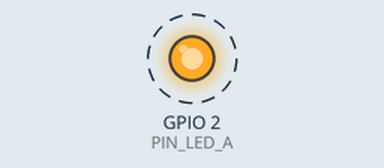
A sketch run on a simulated ESP32. On the bench: output pins drawn as LEDs (lit = HIGH). Dashed ring = blinking.

Above: at 0.15 s.
Timing chart, 0 to 3.0 s (numbered marks = the images above):
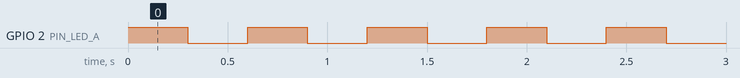

The sketch:

blink_test.ino
```cpp
// Minimal test - one LED pin, nothing else. No I2C, no sensors, no micro-ROS.
// Purpose: confirm the board can run code at all, independent of everything else.
constexpr int PIN_LED_A = 2;

void setup() {
    pinMode(PIN_LED_A, OUTPUT);
}

void loop() {
    digitalWrite(PIN_LED_A, HIGH);
    delay(300);
    digitalWrite(PIN_LED_A, LOW);
    delay(300);
}
```

Measured:
- by itself, GPIO 2 (PIN_LED_A): alternates HIGH for 0.30 s and LOW for 0.30 s
